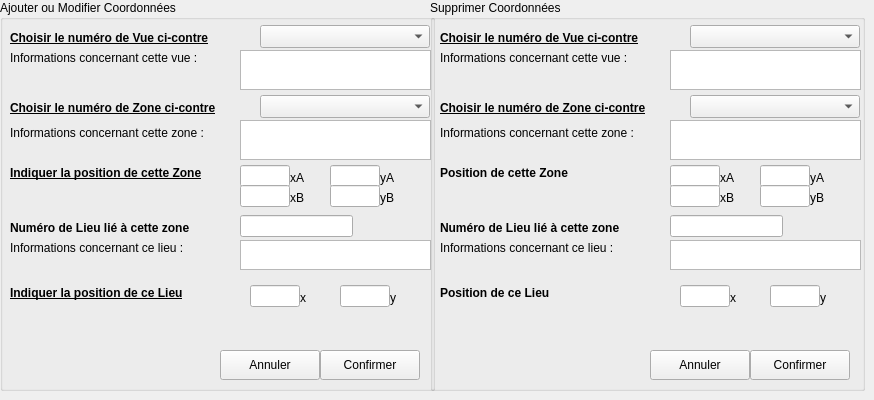
      <widget class="QWidget" name="tbGestionCoordonnee">
       <attribute name="title">
        <string>Coordonées lieux/zones et vues...</string>
       </attribute>
       <widget class="QGroupBox" name="groupBox_2">
        <property name="geometry">
         <rect>
          <x>430</x>
          <y>0</y>
          <width>435</width>
          <height>391</height>
         </rect>
        </property>
        <property name="title">
         <string>Supprimer Coordonnées</string>
        </property>
        <widget class="QLabel" name="label_173">
         <property name="geometry">
          <rect>
           <x>10</x>
           <y>220</y>
           <width>251</width>
           <height>16</height>
          </rect>
         </property>
         <property name="font">
          <font>
           <weight>75</weight>
           <bold>true</bold>
           <underline>false</underline>
          </font>
         </property>
         <property name="text">
          <string>Numéro de Lieu lié à cette zone</string>
         </property>
        </widget>
        <widget class="QLineEdit" name="lEditPositionSuppNumLieu">
         <property name="geometry">
          <rect>
           <x>240</x>
           <y>215</y>
           <width>113</width>
           <height>22</height>
          </rect>
         </property>
         <property name="cursor">
          <cursorShape>ForbiddenCursor</cursorShape>
         </property>
         <property name="readOnly">
          <bool>true</bool>
         </property>
        </widget>
        <widget class="QLabel" name="label_174">
         <property name="geometry">
          <rect>
           <x>10</x>
           <y>30</y>
           <width>251</width>
           <height>16</height>
          </rect>
         </property>
         <property name="font">
          <font>
           <weight>75</weight>
           <bold>true</bold>
           <underline>true</underline>
          </font>
         </property>
         <property name="text">
          <string>Choisir le numéro de Vue ci-contre</string>
         </property>
        </widget>
        <widget class="QComboBox" name="cBoxPositionSuppNumVue">
         <property name="geometry">
          <rect>
           <x>260</x>
           <y>25</y>
           <width>170</width>
           <height>23</height>
          </rect>
         </property>
        </widget>
        <widget class="QLabel" name="label_175">
         <property name="geometry">
          <rect>
           <x>10</x>
           <y>50</y>
           <width>231</width>
           <height>16</height>
          </rect>
         </property>
         <property name="text">
          <string>Informations concernant cette vue :</string>
         </property>
        </widget>
        <widget class="QTextEdit" name="txtPositionSuppInfoVue">
         <property name="geometry">
          <rect>
           <x>240</x>
           <y>50</y>
           <width>191</width>
           <height>40</height>
          </rect>
         </property>
         <property name="cursor" stdset="0">
          <cursorShape>ForbiddenCursor</cursorShape>
         </property>
         <property name="readOnly">
          <bool>true</bool>
         </property>
        </widget>
        <widget class="QLabel" name="label_176">
         <property name="geometry">
          <rect>
           <x>10</x>
           <y>100</y>
           <width>251</width>
           <height>16</height>
          </rect>
         </property>
         <property name="font">
          <font>
           <weight>75</weight>
           <bold>true</bold>
           <underline>true</underline>
          </font>
         </property>
         <property name="text">
          <string>Choisir le numéro de Zone ci-contre</string>
         </property>
        </widget>
        <widget class="QComboBox" name="cBoxPositionSuppNumZone">
         <property name="geometry">
          <rect>
           <x>260</x>
           <y>95</y>
           <width>170</width>
           <height>23</height>
          </rect>
         </property>
        </widget>
        <widget class="QLabel" name="label_177">
         <property name="geometry">
          <rect>
           <x>10</x>
           <y>125</y>
           <width>231</width>
           <height>16</height>
          </rect>
         </property>
         <property name="text">
          <string>Informations concernant cette zone :</string>
         </property>
        </widget>
        <widget class="QTextEdit" name="txtPositionSuppInfoZone">
         <property name="geometry">
          <rect>
           <x>240</x>
           <y>120</y>
           <width>191</width>
           <height>40</height>
          </rect>
         </property>
         <property name="cursor" stdset="0">
          <cursorShape>ForbiddenCursor</cursorShape>
         </property>
         <property name="readOnly">
          <bool>true</bool>
         </property>
        </widget>
        <widget class="QLabel" name="label_178">
         <property name="geometry">
          <rect>
           <x>10</x>
           <y>285</y>
           <width>251</width>
           <height>16</height>
          </rect>
         </property>
         <property name="font">
          <font>
           <weight>75</weight>
           <bold>true</bold>
           <underline>false</underline>
          </font>
         </property>
         <property name="text">
          <string>Position de ce Lieu</string>
         </property>
        </widget>
        <widget class="QLineEdit" name="lEditPositionSuppLieuX">
         <property name="geometry">
          <rect>
           <x>250</x>
           <y>285</y>
           <width>50</width>
           <height>22</height>
          </rect>
         </property>
         <property name="cursor">
          <cursorShape>ForbiddenCursor</cursorShape>
         </property>
         <property name="readOnly">
          <bool>true</bool>
         </property>
        </widget>
        <widget class="QLineEdit" name="lEditPositionSuppLieuY">
         <property name="geometry">
          <rect>
           <x>340</x>
           <y>285</y>
           <width>50</width>
           <height>22</height>
          </rect>
         </property>
         <property name="cursor">
          <cursorShape>ForbiddenCursor</cursorShape>
         </property>
         <property name="readOnly">
          <bool>true</bool>
         </property>
        </widget>
        <widget class="QLabel" name="label_179">
         <property name="geometry">
          <rect>
           <x>10</x>
           <y>240</y>
           <width>231</width>
           <height>16</height>
          </rect>
         </property>
         <property name="text">
          <string>Informations concernant ce lieu :</string>
         </property>
        </widget>
        <widget class="QTextEdit" name="txtPositionSuppInfoLieu">
         <property name="geometry">
          <rect>
           <x>240</x>
           <y>240</y>
           <width>191</width>
           <height>30</height>
          </rect>
         </property>
         <property name="cursor" stdset="0">
          <cursorShape>ForbiddenCursor</cursorShape>
         </property>
         <property name="readOnly">
          <bool>true</bool>
         </property>
        </widget>
        <widget class="QLabel" name="label_180">
         <property name="geometry">
          <rect>
           <x>10</x>
           <y>165</y>
           <width>251</width>
           <height>16</height>
          </rect>
         </property>
         <property name="font">
          <font>
           <weight>75</weight>
           <bold>true</bold>
           <underline>false</underline>
          </font>
         </property>
         <property name="text">
          <string>Position de cette Zone</string>
         </property>
        </widget>
        <widget class="QLineEdit" name="lEditPositionSuppZoneXA">
         <property name="geometry">
          <rect>
           <x>240</x>
           <y>165</y>
           <width>50</width>
           <height>22</height>
          </rect>
         </property>
         <property name="cursor">
          <cursorShape>ForbiddenCursor</cursorShape>
         </property>
         <property name="text">
          <string/>
         </property>
         <property name="readOnly">
          <bool>true</bool>
         </property>
        </widget>
        <widget class="QLineEdit" name="lEditPositionSuppZoneYA">
         <property name="geometry">
          <rect>
           <x>330</x>
           <y>165</y>
           <width>50</width>
           <height>22</height>
          </rect>
         </property>
         <property name="cursor">
          <cursorShape>ForbiddenCursor</cursorShape>
         </property>
         <property name="text">
          <string/>
         </property>
         <property name="readOnly">
          <bool>true</bool>
         </property>
        </widget>
        <widget class="QLabel" name="label_181">
         <property name="geometry">
          <rect>
           <x>300</x>
           <y>290</y>
           <width>16</width>
           <height>16</height>
          </rect>
         </property>
         <property name="text">
          <string>x</string>
         </property>
        </widget>
        <widget class="QLabel" name="label_182">
         <property name="geometry">
          <rect>
           <x>390</x>
           <y>290</y>
           <width>16</width>
           <height>16</height>
          </rect>
         </property>
         <property name="text">
          <string>y</string>
         </property>
        </widget>
        <widget class="QLineEdit" name="lEditPositionSuppZoneXB">
         <property name="geometry">
          <rect>
           <x>240</x>
           <y>185</y>
           <width>50</width>
           <height>22</height>
          </rect>
         </property>
         <property name="cursor">
          <cursorShape>ForbiddenCursor</cursorShape>
         </property>
         <property name="text">
          <string/>
         </property>
         <property name="readOnly">
          <bool>true</bool>
         </property>
        </widget>
        <widget class="QLineEdit" name="lEditPositionSuppZoneYB">
         <property name="geometry">
          <rect>
           <x>330</x>
           <y>185</y>
           <width>50</width>
           <height>22</height>
          </rect>
         </property>
         <property name="cursor">
          <cursorShape>ForbiddenCursor</cursorShape>
         </property>
         <property name="text">
          <string/>
         </property>
         <property name="readOnly">
          <bool>true</bool>
         </property>
        </widget>
        <widget class="QLabel" name="label_183">
         <property name="geometry">
          <rect>
           <x>290</x>
           <y>170</y>
           <width>21</width>
           <height>16</height>
          </rect>
         </property>
         <property name="text">
          <string>xA</string>
         </property>
        </widget>
        <widget class="QLabel" name="label_184">
         <property name="geometry">
          <rect>
           <x>290</x>
           <y>190</y>
           <width>21</width>
           <height>16</height>
          </rect>
         </property>
         <property name="text">
          <string>xB</string>
         </property>
        </widget>
        <widget class="QLabel" name="label_185">
         <property name="geometry">
          <rect>
           <x>380</x>
           <y>170</y>
           <width>21</width>
           <height>16</height>
          </rect>
         </property>
         <property name="text">
          <string>yA</string>
         </property>
        </widget>
        <widget class="QLabel" name="label_186">
         <property name="geometry">
          <rect>
           <x>380</x>
           <y>190</y>
           <width>21</width>
           <height>16</height>
          </rect>
         </property>
         <property name="text">
          <string>yB</string>
         </property>
        </widget>
        <widget class="QPushButton" name="btAnnulerPositionSupp">
         <property name="geometry">
          <rect>
           <x>220</x>
           <y>350</y>
           <width>100</width>
           <height>30</height>
          </rect>
         </property>
         <property name="text">
          <string>Annuler</string>
         </property>
         <property name="icon">
          <iconset>
           <normaloff>C:/Users/Tom/Documents/ECOLE/BTS_IRIS_2/SuPerL/LINUX/FONCTIONNEL_RV1/Projet_Config/ressources/ButtonClose.png</normaloff>C:/Users/Tom/Documents/ECOLE/BTS_IRIS_2/SuPerL/LINUX/FONCTIONNEL_RV1/Projet_Config/ressources/ButtonClose.png</iconset>
         </property>
        </widget>
        <widget class="QPushButton" name="btOkPositionSupp">
         <property name="geometry">
          <rect>
           <x>320</x>
           <y>350</y>
           <width>100</width>
           <height>30</height>
          </rect>
         </property>
         <property name="text">
          <string>Confirmer</string>
         </property>
         <property name="icon">
          <iconset>
           <normaloff>C:/Users/Tom/Documents/ECOLE/BTS_IRIS_2/SuPerL/LINUX/FONCTIONNEL_RV1/Projet_Config/ressources/bt_ok.png</normaloff>C:/Users/Tom/Documents/ECOLE/BTS_IRIS_2/SuPerL/LINUX/FONCTIONNEL_RV1/Projet_Config/ressources/bt_ok.png</iconset>
         </property>
        </widget>
        <widget class="QLabel" name="label_189">
         <property name="geometry">
          <rect>
           <x>80</x>
           <y>310</y>
           <width>51</width>
           <height>61</height>
          </rect>
         </property>
         <property name="text">
          <string/>
         </property>
         <property name="pixmap">
          <pixmap>C:/Users/Tom/Documents/ECOLE/BTS_IRIS_2/SuPerL/LINUX/FONCTIONNEL_RV1/Projet_Config/ressources/supprimer.png</pixmap>
         </property>
        </widget>
       </widget>
       <widget class="QGroupBox" name="groupBox">
        <property name="geometry">
         <rect>
          <x>0</x>
          <y>0</y>
          <width>435</width>
          <height>391</height>
         </rect>
        </property>
        <property name="title">
         <string>Ajouter ou Modifier Coordonnées</string>
        </property>
        <widget class="QLabel" name="label_160">
         <property name="geometry">
          <rect>
           <x>10</x>
           <y>220</y>
           <width>251</width>
           <height>16</height>
          </rect>
         </property>
         <property name="font">
          <font>
           <weight>75</weight>
           <bold>true</bold>
           <underline>false</underline>
          </font>
         </property>
         <property name="text">
          <string>Numéro de Lieu lié à cette zone</string>
         </property>
        </widget>
        <widget class="QLineEdit" name="lEditPositionNumLieu">
         <property name="geometry">
          <rect>
           <x>240</x>
           <y>215</y>
           <width>113</width>
           <height>22</height>
          </rect>
         </property>
         <property name="cursor">
          <cursorShape>ForbiddenCursor</cursorShape>
         </property>
         <property name="readOnly">
          <bool>true</bool>
         </property>
        </widget>
        <widget class="QLabel" name="label_164">
         <property name="geometry">
          <rect>
           <x>10</x>
           <y>30</y>
           <width>251</width>
           <height>16</height>
          </rect>
         </property>
         <property name="font">
          <font>
           <weight>75</weight>
           <bold>true</bold>
           <underline>true</underline>
          </font>
         </property>
         <property name="text">
          <string>Choisir le numéro de Vue ci-contre</string>
         </property>
        </widget>
        <widget class="QComboBox" name="cBoxPositionNumVue">
         <property name="geometry">
          <rect>
           <x>260</x>
           <y>25</y>
           <width>170</width>
           <height>23</height>
          </rect>
         </property>
        </widget>
        <widget class="QLabel" name="label_165">
         <property name="geometry">
          <rect>
           <x>10</x>
           <y>50</y>
           <width>231</width>
           <height>16</height>
          </rect>
         </property>
         <property name="text">
          <string>Informations concernant cette vue :</string>
         </property>
        </widget>
        <widget class="QTextEdit" name="txtPositionInfoVue">
         <property name="geometry">
          <rect>
           <x>240</x>
           <y>50</y>
           <width>191</width>
           <height>40</height>
          </rect>
         </property>
         <property name="cursor" stdset="0">
          <cursorShape>ForbiddenCursor</cursorShape>
         </property>
         <property name="readOnly">
          <bool>true</bool>
         </property>
        </widget>
        <widget class="QLabel" name="label_159">
         <property name="geometry">
          <rect>
           <x>10</x>
           <y>100</y>
           <width>251</width>
           <height>16</height>
          </rect>
         </property>
         <property name="font">
          <font>
           <weight>75</weight>
           <bold>true</bold>
           <underline>true</underline>
          </font>
         </property>
         <property name="text">
          <string>Choisir le numéro de Zone ci-contre</string>
         </property>
        </widget>
        <widget class="QComboBox" name="cBoxPositionNumZone">
         <property name="geometry">
          <rect>
           <x>260</x>
           <y>95</y>
           <width>170</width>
           <height>23</height>
          </rect>
         </property>
        </widget>
        <widget class="QLabel" name="label_161">
         <property name="geometry">
          <rect>
           <x>10</x>
           <y>125</y>
           <width>231</width>
           <height>16</height>
          </rect>
         </property>
         <property name="text">
          <string>Informations concernant cette zone :</string>
         </property>
        </widget>
        <widget class="QTextEdit" name="txtPositionInfoZone">
         <property name="geometry">
          <rect>
           <x>240</x>
           <y>120</y>
           <width>191</width>
           <height>40</height>
          </rect>
         </property>
         <property name="cursor" stdset="0">
          <cursorShape>ForbiddenCursor</cursorShape>
         </property>
         <property name="readOnly">
          <bool>true</bool>
         </property>
        </widget>
        <widget class="QLabel" name="label_166">
         <property name="geometry">
          <rect>
           <x>10</x>
           <y>285</y>
           <width>251</width>
           <height>16</height>
          </rect>
         </property>
         <property name="font">
          <font>
           <weight>75</weight>
           <bold>true</bold>
           <underline>true</underline>
          </font>
         </property>
         <property name="text">
          <string>Indiquer la position de ce Lieu</string>
         </property>
        </widget>
        <widget class="QLineEdit" name="lEditPositionLieuX">
         <property name="geometry">
          <rect>
           <x>250</x>
           <y>285</y>
           <width>50</width>
           <height>22</height>
          </rect>
         </property>
        </widget>
        <widget class="QLineEdit" name="lEditPositionLieuY">
         <property name="geometry">
          <rect>
           <x>340</x>
           <y>285</y>
           <width>50</width>
           <height>22</height>
          </rect>
         </property>
        </widget>
        <widget class="QLabel" name="label_162">
         <property name="geometry">
          <rect>
           <x>10</x>
           <y>240</y>
           <width>231</width>
           <height>16</height>
          </rect>
         </property>
         <property name="text">
          <string>Informations concernant ce lieu :</string>
         </property>
        </widget>
        <widget class="QTextEdit" name="txtPositionInfoLieu">
         <property name="geometry">
          <rect>
           <x>240</x>
           <y>240</y>
           <width>191</width>
           <height>30</height>
          </rect>
         </property>
         <property name="cursor" stdset="0">
          <cursorShape>ForbiddenCursor</cursorShape>
         </property>
         <property name="readOnly">
          <bool>true</bool>
         </property>
        </widget>
        <widget class="QLabel" name="label_163">
         <property name="geometry">
          <rect>
           <x>10</x>
           <y>165</y>
           <width>251</width>
           <height>16</height>
          </rect>
         </property>
         <property name="font">
          <font>
           <weight>75</weight>
           <bold>true</bold>
           <underline>true</underline>
          </font>
         </property>
         <property name="text">
          <string>Indiquer la position de cette Zone</string>
         </property>
        </widget>
        <widget class="QLineEdit" name="lEditPositionZoneXA">
         <property name="geometry">
          <rect>
           <x>240</x>
           <y>165</y>
           <width>50</width>
           <height>22</height>
          </rect>
         </property>
         <property name="text">
          <string/>
         </property>
        </widget>
        <widget class="QLineEdit" name="lEditPositionZoneYA">
         <property name="geometry">
          <rect>
           <x>330</x>
           <y>165</y>
           <width>50</width>
           <height>22</height>
          </rect>
         </property>
         <property name="text">
          <string/>
         </property>
        </widget>
        <widget class="QLabel" name="label_167">
         <property name="geometry">
          <rect>
           <x>300</x>
           <y>290</y>
           <width>16</width>
           <height>16</height>
          </rect>
         </property>
         <property name="text">
          <string>x</string>
         </property>
        </widget>
        <widget class="QLabel" name="label_168">
         <property name="geometry">
          <rect>
           <x>390</x>
           <y>290</y>
           <width>16</width>
           <height>16</height>
          </rect>
         </property>
         <property name="text">
          <string>y</string>
         </property>
        </widget>
        <widget class="QLineEdit" name="lEditPositionZoneXB">
         <property name="geometry">
          <rect>
           <x>240</x>
           <y>185</y>
           <width>50</width>
           <height>22</height>
          </rect>
         </property>
         <property name="text">
          <string/>
         </property>
        </widget>
        <widget class="QLineEdit" name="lEditPositionZoneYB">
         <property name="geometry">
          <rect>
           <x>330</x>
           <y>185</y>
           <width>50</width>
           <height>22</height>
          </rect>
         </property>
         <property name="text">
          <string/>
         </property>
        </widget>
        <widget class="QLabel" name="label_169">
         <property name="geometry">
          <rect>
           <x>290</x>
           <y>170</y>
           <width>21</width>
           <height>16</height>
          </rect>
         </property>
         <property name="text">
          <string>xA</string>
         </property>
        </widget>
        <widget class="QLabel" name="label_170">
         <property name="geometry">
          <rect>
           <x>290</x>
           <y>190</y>
           <width>21</width>
           <height>16</height>
          </rect>
         </property>
         <property name="text">
          <string>xB</string>
         </property>
        </widget>
        <widget class="QLabel" name="label_171">
         <property name="geometry">
          <rect>
           <x>380</x>
           <y>170</y>
           <width>21</width>
           <height>16</height>
          </rect>
         </property>
         <property name="text">
          <string>yA</string>
         </property>
        </widget>
        <widget class="QLabel" name="label_172">
         <property name="geometry">
          <rect>
           <x>380</x>
           <y>190</y>
           <width>21</width>
           <height>16</height>
          </rect>
         </property>
         <property name="text">
          <string>yB</string>
         </property>
        </widget>
        <widget class="QPushButton" name="btAnnulerPosition">
         <property name="geometry">
          <rect>
           <x>220</x>
           <y>350</y>
           <width>100</width>
           <height>30</height>
          </rect>
         </property>
         <property name="text">
          <string>Annuler</string>
         </property>
         <property name="icon">
          <iconset>
           <normaloff>C:/Users/Tom/Documents/ECOLE/BTS_IRIS_2/SuPerL/LINUX/FONCTIONNEL_RV1/Projet_Config/ressources/ButtonClose.png</normaloff>C:/Users/Tom/Documents/ECOLE/BTS_IRIS_2/SuPerL/LINUX/FONCTIONNEL_RV1/Projet_Config/ressources/ButtonClose.png</iconset>
         </property>
        </widget>
        <widget class="QPushButton" name="btOkPosition">
         <property name="geometry">
          <rect>
           <x>320</x>
           <y>350</y>
           <width>100</width>
           <height>30</height>
          </rect>
         </property>
         <property name="text">
          <string>Confirmer</string>
         </property>
         <property name="icon">
          <iconset>
           <normaloff>C:/Users/Tom/Documents/ECOLE/BTS_IRIS_2/SuPerL/LINUX/FONCTIONNEL_RV1/Projet_Config/ressources/bt_ok.png</normaloff>C:/Users/Tom/Documents/ECOLE/BTS_IRIS_2/SuPerL/LINUX/FONCTIONNEL_RV1/Projet_Config/ressources/bt_ok.png</iconset>
         </property>
        </widget>
        <widget class="QLabel" name="label_187">
         <property name="geometry">
          <rect>
           <x>60</x>
           <y>310</y>
           <width>51</width>
           <height>61</height>
          </rect>
         </property>
         <property name="text">
          <string/>
         </property>
         <property name="pixmap">
          <pixmap>C:/Users/Tom/Documents/ECOLE/BTS_IRIS_2/SuPerL/LINUX/FONCTIONNEL_RV1/Projet_Config/ressources/new.png</pixmap>
         </property>
        </widget>
        <widget class="QLabel" name="label_188">
         <property name="geometry">
          <rect>
           <x>120</x>
           <y>320</y>
           <width>51</width>
           <height>51</height>
          </rect>
         </property>
         <property name="text">
          <string/>
         </property>
         <property name="pixmap">
          <pixmap>C:/Users/Tom/Documents/ECOLE/BTS_IRIS_2/SuPerL/LINUX/FONCTIONNEL_RV1/Projet_Config/ressources/modifier.png</pixmap>
         </property>
        </widget>
       </widget>
      </widget>
